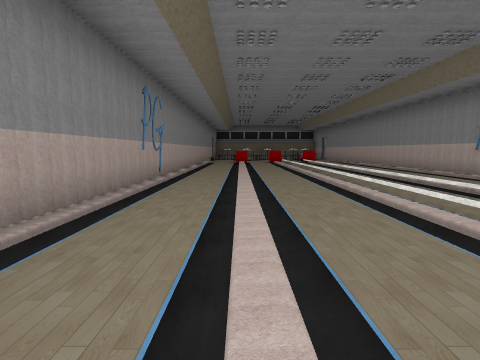
[1] (above)

15 first-person views from a walk through a scene from a Unity 3-D project. The camera is 1.3 m above the floor, tilts 6° down and sees 80° across. The floor is counted in squares, 2.25 m on a side. Each view is taken from the middle of a square. On the plan, view 1 faces up. The plan holds only what a view shows up to about 9 squares ahead; the rest is blank. The player character is not drawn. Some surface patterns are stand-ins.

[2]
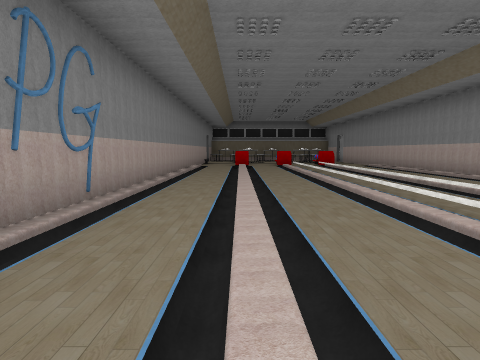

[3]
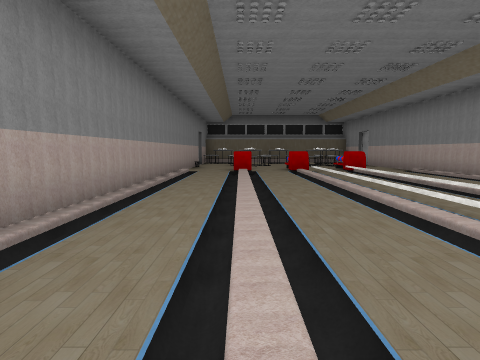

[4]
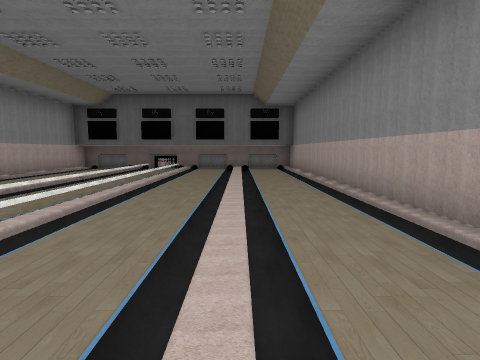

[5]
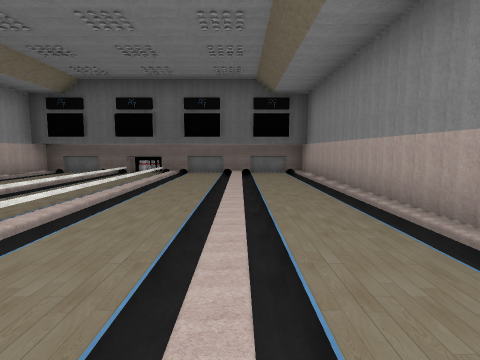

[6]
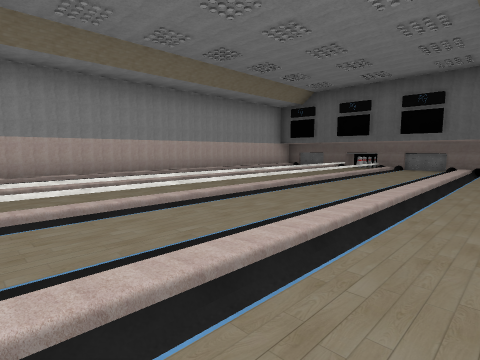

[7]
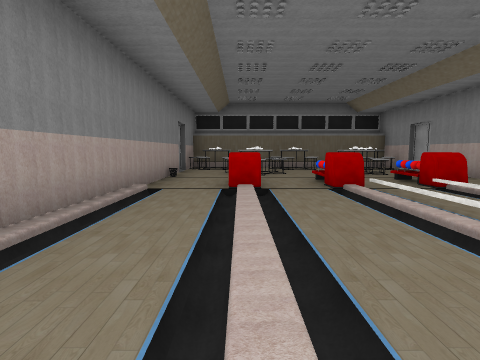

[8]
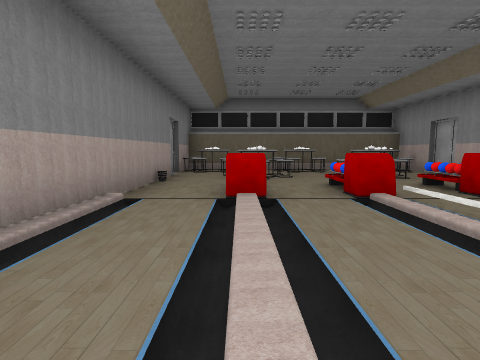

[9]
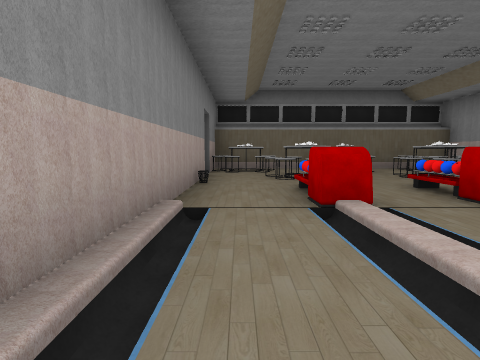

[10]
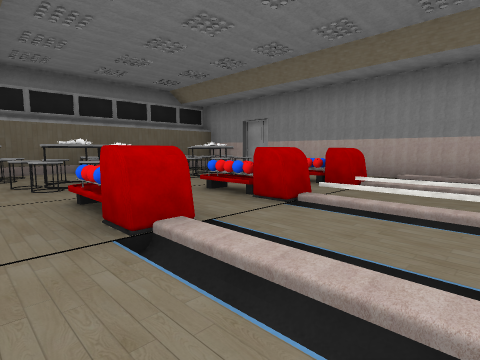

[11]
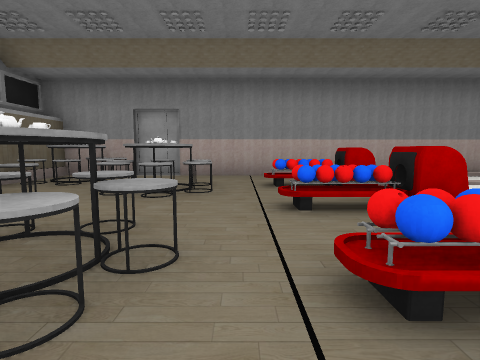

[12]
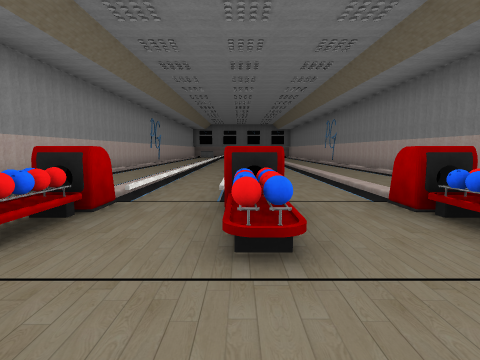

[13]
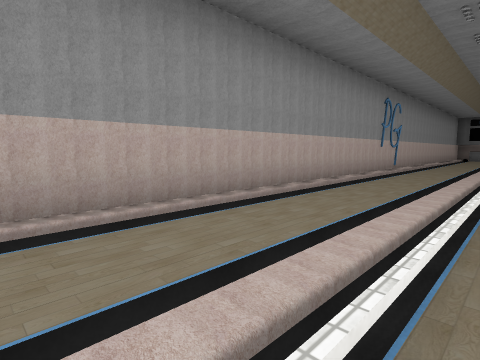

[14]
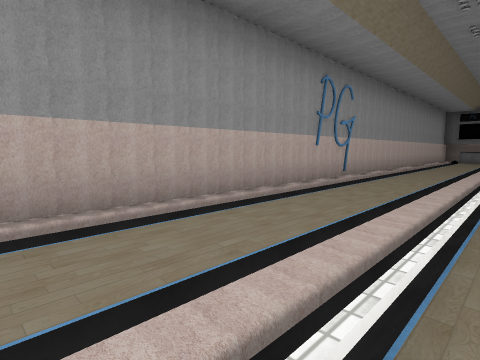

[15]
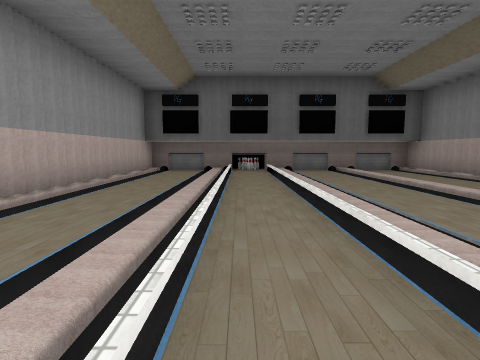

### Floor plan
Key: @ floor where view 1 was taken; # wall or solid block; . floor; / step, stairs or slope; = window, fence, low wall or low ledge; ^ raised ledge; O other object.
Columns run from 2 left of view 1 to 6 right of it. Each row starts with its distance up from view 1.
 21 #########
 20 #^^^^=^^#
 19 #.^^.^..#
 18 #.^^.^^.#
 17 #.......#
 16 #.O.O.O.#
 15 #.^.^.^/#
 14 #./...//#
 13 #./...//#
 12 #./...//#
 11 #./...//#
 10 #./...//#
  9 #./...//#
  8 #./...//#
  7 #./...//#
  6 #./...//#
  5 #./...//#
  4 #./...//#
  3 #./...//#
  2 #./...//#
  1 #./...//#
  0 #.@...//#
 -1 #./...//#
 -2 #./...//#
 -3 #./...//#
 -4 #./...//#
 -5 #########

Positions as (right, up) in squares from view 1, and headings:
1: (0, 0), facing up
2: (0, 3), facing up
3: (0, 6), facing up
4: (0, 6), facing down
5: (0, 4), facing down
6: (-1, 5), facing down-right
7: (0, 10), facing up
8: (0, 11), facing up
9: (-1, 12), facing up
10: (-1, 13), facing up-right
11: (-1, 17), facing right
12: (2, 18), facing down
13: (3, 14), facing down-right
14: (3, 11), facing down-right
15: (3, 4), facing down
